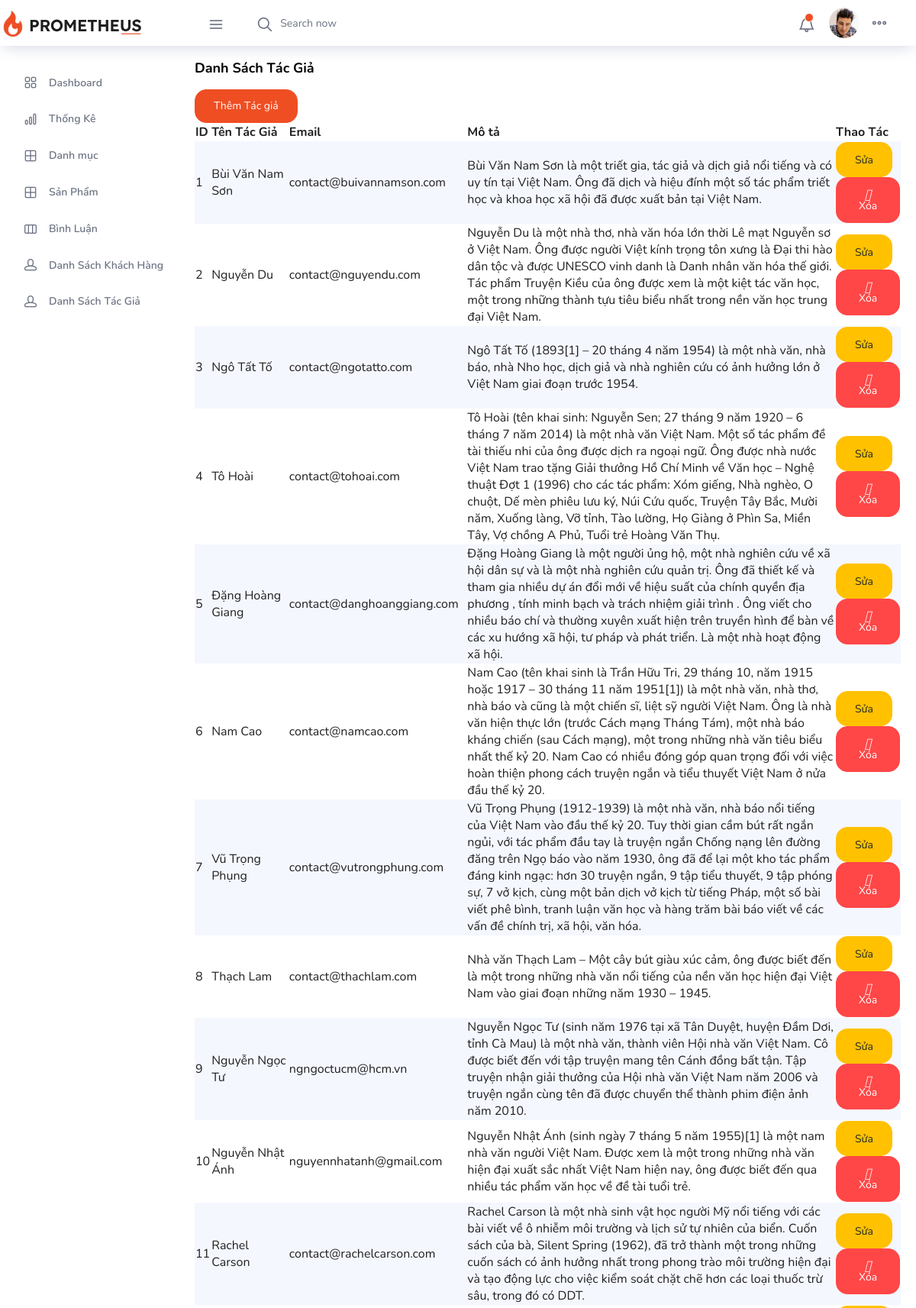
/admin/index.php?act=listAuthor (upper part), run on the app's committed database.
### tables this page shows
CREATE TABLE `authors` (
  `id` int(11) NOT NULL,
  `au_name` text NOT NULL,
  `au_email` varchar(50) NOT NULL,
  `au_img` varchar(255) NOT NULL,
  `au_description` text NOT NULL,
  `creation_date` timestamp NOT NULL DEFAULT current_timestamp(),
  `update_date` timestamp NOT NULL DEFAULT current_timestamp()
);

### models/pdo.php (called while the page is built, shortened)
<?php
function pdo_get_connection(){
    $dburl = "mysql:host=localhost;dbname=prometheus;charset=utf8";
    $username = 'root';
    $password = '';
    $conn = new PDO($dburl, $username, $password);
    $conn->setAttribute(PDO::ATTR_ERRMODE, PDO::ERRMODE_EXCEPTION);
    return $conn;
}
function pdo_query($sql){
    $sql_args = array_slice(func_get_args(), 1);
    try{
        $conn = pdo_get_connection();
        $stmt = $conn->prepare($sql);
        $stmt->execute($sql_args);
        $rows = $stmt->fetchAll();
        return $rows;
    }
    catch(PDOException $e){
        throw $e;
    }
    finally{
        unset($conn);
    }
}

### models/func_author.php (called while the page is built, shortened)
<?php
    function load_All_Author(){
        $sql = "SELECT * FROM authors ORDER BY id desc";
        return pdo_query($sql);
    }
?>

### admin/author/listAuthor.php (the view, shortened to what this page needs)
<div class="row">
  <div class="col-lg-12 ">
    <div class="card">
      <div class="card-body">
        <h4 class="card-title">Danh Sách Tác Giả</h4>
        <a href="index.php?act=addAuthor"><button type="button" class="btn btn-primary">Thêm Tác giả</button></a>
        <div class="table-responsive">
          <table class="table-striped">
            <thead>
              <tr>
                <th>ID</th>
                <th>Tên Tác Giả</th>
                <th>Email</th>
                <th>Mô tả</th>
                <th>Thao Tác</th>
              </tr>
            </thead>
            <tbody>
              <?php
                $i=1;
              foreach ($listAuthor as $author) {
                extract($author);
                $updateAuthor = "index.php?act=updateAuthor&id=" . $id;
                $delAuthor = "index.php?act=delAuthor&id=" . $id;
                echo '
                <tr>
                  <td>' . $i . '</td>
                  <td>' . $au_name . '</td>
                  <td>' . $au_email . '</td>
                  <td>' . $au_description	 . '</td>
                  <td>
                    <a href="' . $updateAuthor . '" class="btn btn-warning"><i class="fa-solid fa-pen-to-square"></i> Sửa</a>
                    <a href="' . $delAuthor . '" class="btn btn-danger"><i class="fa-solid fa-trash"></i> Xóa</a></td>
              </tr>';
                $i++;
              }
              ?>
            </tbody>
          </table>
        </div>
      </div>
    </div>
  </div>
</div>

### data on the page
authors: au_name "Bùi Văn Nam Sơn", au_email "contact@buivannamson.com", au_description "Bùi Văn Nam Sơn là một triết gia, tác giả và dịch giả nổi tiếng và có uy tín tại Việt Nam. Ông đã dịch và hiệu đính một số tác phẩm triết học và khoa học xã hội đã được xuất bản tại Việt Nam."
authors: au_name "Nguyễn Du", au_email "contact@nguyendu.com", au_description "Nguyễn Du là một nhà thơ, nhà văn hóa lớn thời Lê mạt Nguyễn sơ ở Việt Nam. Ông được người Việt kính trọng tôn xưng là Đại thi hào dân tộc và được UNESCO vinh danh là Danh nhân văn hóa thế giới. Tác phẩm Truyện Kiều của ông được xem là một kiệt tác văn học, một trong những thành tựu tiêu biểu nhất trong nền văn học trung đại Việt Nam."
authors: au_name "Ngô Tất Tố", au_email "contact@ngotatto.com", au_description "Ngô Tất Tố (1893[1] – 20 tháng 4 năm 1954) là một nhà văn, nhà báo, nhà Nho học, dịch giả và nhà nghiên cứu có ảnh hưởng lớn ở Việt Nam giai đoạn trước 1954."
authors: au_name "Tô Hoài", au_email "contact@tohoai.com", au_description "Tô Hoài (tên khai sinh: Nguyễn Sen; 27 tháng 9 năm 1920 – 6 tháng 7 năm 2014) là một nhà văn Việt Nam. Một số tác phẩm đề tài thiếu nhi của ông được dịch ra ngoại ngữ. Ông được nhà nước Việt Nam trao tặng Giải thưởng Hồ Chí Minh về Văn học – Nghệ thuật Đợt 1 (1996) cho các tác phẩm: Xóm giếng, Nhà nghèo, O chuột, Dế mèn phiêu lưu ký, Núi Cứu quốc, Truyện Tây Bắc, Mười năm, Xuống làng, Vỡ tỉnh, Tào lường, Họ Giàng ở Phìn Sa, Miền Tây, Vợ chồng A Phủ, Tuổi trẻ Hoàng Văn Thụ."
authors: au_name "Đặng Hoàng Giang", au_email "contact@danghoanggiang.com", au_description "Đặng Hoàng Giang là một người ủng hộ, một nhà nghiên cứu về xã hội dân sự và là một nhà nghiên cứu quản trị. Ông đã thiết kế và tham gia nhiều dự án đổi mới về hiệu suất của chính quyền địa phương , tính minh bạch và trách nhiệm giải trình . Ông viết cho nhiều báo chí và thường xuyên xuất hiện trên truyền hình để bàn về các xu hướng xã hội, tư pháp và phát triển. Là một nhà hoạt động xã hội."
authors: au_name "Nam Cao", au_email "contact@namcao.com", au_description "Nam Cao (tên khai sinh là Trần Hữu Tri, 29 tháng 10, năm 1915 hoặc 1917 – 30 tháng 11 năm 1951[1]) là một nhà văn, nhà thơ, nhà báo và cũng là một chiến sĩ, liệt sỹ người Việt Nam. Ông là nhà văn hiện thực lớn (trước Cách mạng Tháng Tám), một nhà báo kháng chiến (sau Cách mạng), một trong những nhà văn tiêu biểu nhất thế kỷ 20. Nam Cao có nhiều đóng góp quan trọng đối với việc hoàn thiện phong cách truyện ngắn và tiểu thuyết Việt Nam ở nửa đầu thế kỷ 20."
authors: au_name "Vũ Trọng Phụng", au_email "contact@vutrongphung.com", au_description "Vũ Trọng Phụng (1912-1939) là một nhà văn, nhà báo nổi tiếng của Việt Nam vào đầu thế kỷ 20. Tuy thời gian cầm bút rất ngắn ngủi, với tác phẩm đầu tay là truyện ngắn Chống nạng lên đường đăng trên Ngọ báo vào năm 1930, ông đã để lại một kho tác phẩm đáng kinh ngạc: hơn 30 truyện ngắn, 9 tập tiểu thuyết, 9 tập phóng sự, 7 vở kịch, cùng một bản dịch vở kịch từ tiếng Pháp, một số bài viết phê bình, tranh luận văn học và hàng trăm bài báo viết về các vấn đề chính trị, xã hội, văn hóa."
authors: au_name "Thạch Lam", au_email "contact@thachlam.com", au_description "Nhà văn Thạch Lam – Một cây bút giàu xúc cảm, ông được biết đến là một trong những nhà văn nổi tiếng của nền văn học hiện đại Việt Nam vào giai đoạn những năm 1930 – 1945."
authors: au_name "Nguyễn Ngọc Tư", au_email "ngngoctucm@hcm.vn", au_description "Nguyễn Ngọc Tư (sinh năm 1976 tại xã Tân Duyệt, huyện Đầm Dơi, tỉnh Cà Mau) là một nhà văn, thành viên Hội nhà văn Việt Nam. Cô được biết đến với tập truyện mang tên Cánh đồng bất tận. Tập truyện nhận giải thưởng của Hội nhà văn Việt Nam năm 2006 và truyện ngắn cùng tên đã được chuyển thể thành phim điện ảnh năm 2010."
authors: au_name "Nguyễn Nhật Ánh", au_email "nguyennhatanh@gmail.com", au_description "Nguyễn Nhật Ánh (sinh ngày 7 tháng 5 năm 1955)[1] là một nam nhà văn người Việt Nam. Được xem là một trong những nhà văn hiện đại xuất sắc nhất Việt Nam hiện nay, ông được biết đến qua nhiều tác phẩm văn học về đề tài tuổi trẻ."
authors: au_name "Rachel Carson", au_email "contact@rachelcarson.com", au_description "Rachel Carson là một nhà sinh vật học người Mỹ nổi tiếng với các bài viết về ô nhiễm môi trường và lịch sử tự nhiên của biển. Cuốn sách của bà, Silent Spring (1962), đã trở thành một trong những cuốn sách có ảnh hưởng nhất trong phong trào môi trường hiện đại và tạo động lực cho việc kiểm soát chặt chẽ hơn các loại thuốc trừ sâu, trong đó có DDT."
